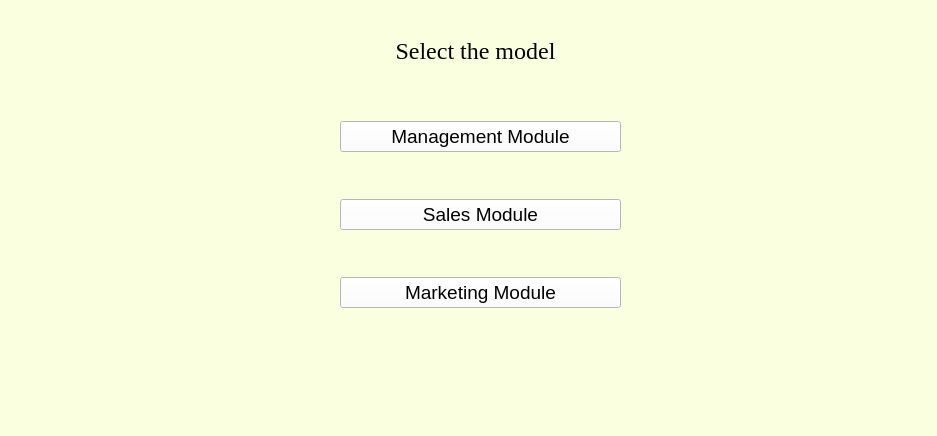
<?xml version="1.0" encoding="UTF-8"?>
<ui version="4.0">
 <class>MainWindow</class>
 <widget class="QMainWindow" name="MainWindow">
  <property name="geometry">
   <rect>
    <x>0</x>
    <y>0</y>
    <width>937</width>
    <height>436</height>
   </rect>
  </property>
  <property name="windowTitle">
   <string>MainWindow</string>
  </property>
  <property name="styleSheet">
   <string notr="true">background-color:rgb(250, 255, 224)</string>
  </property>
  <widget class="QWidget" name="centralwidget">
   <widget class="QLabel" name="label_10">
    <property name="geometry">
     <rect>
      <x>0</x>
      <y>30</y>
      <width>951</width>
      <height>41</height>
     </rect>
    </property>
    <property name="font">
     <font>
      <family>Times New Roman</family>
      <pointsize>18</pointsize>
     </font>
    </property>
    <property name="text">
     <string>Select the model</string>
    </property>
    <property name="alignment">
     <set>Qt::AlignCenter</set>
    </property>
   </widget>
   <widget class="QWidget" name="layoutWidget">
    <property name="geometry">
     <rect>
      <x>340</x>
      <y>80</y>
      <width>281</width>
      <height>271</height>
     </rect>
    </property>
    <property name="font">
     <font>
      <family>Arial</family>
      <pointsize>14</pointsize>
     </font>
    </property>
    <layout class="QVBoxLayout" name="verticalLayout">
     <item>
      <widget class="QPushButton" name="managementButton">
       <property name="font">
        <font>
         <family>Arial</family>
         <pointsize>14</pointsize>
        </font>
       </property>
       <property name="styleSheet">
        <string notr="true">background-color:rgb(255, 255, 255)</string>
       </property>
       <property name="text">
        <string>Management Module</string>
       </property>
      </widget>
     </item>
     <item>
      <widget class="QPushButton" name="salesButton">
       <property name="font">
        <font>
         <family>Arial</family>
         <pointsize>14</pointsize>
        </font>
       </property>
       <property name="styleSheet">
        <string notr="true">background-color:rgb(255, 255, 255)</string>
       </property>
       <property name="text">
        <string>Sales Module</string>
       </property>
      </widget>
     </item>
     <item>
      <widget class="QPushButton" name="marketingButton">
       <property name="font">
        <font>
         <family>Arial</family>
         <pointsize>14</pointsize>
        </font>
       </property>
       <property name="styleSheet">
        <string notr="true">background-color:rgb(255, 255, 255)</string>
       </property>
       <property name="text">
        <string>Marketing Module</string>
       </property>
      </widget>
     </item>
    </layout>
   </widget>
  </widget>
  <widget class="QMenuBar" name="menubar">
   <property name="geometry">
    <rect>
     <x>0</x>
     <y>0</y>
     <width>937</width>
     <height>18</height>
    </rect>
   </property>
  </widget>
  <widget class="QStatusBar" name="statusbar"/>
 </widget>
 <resources/>
 <connections/>
</ui>
